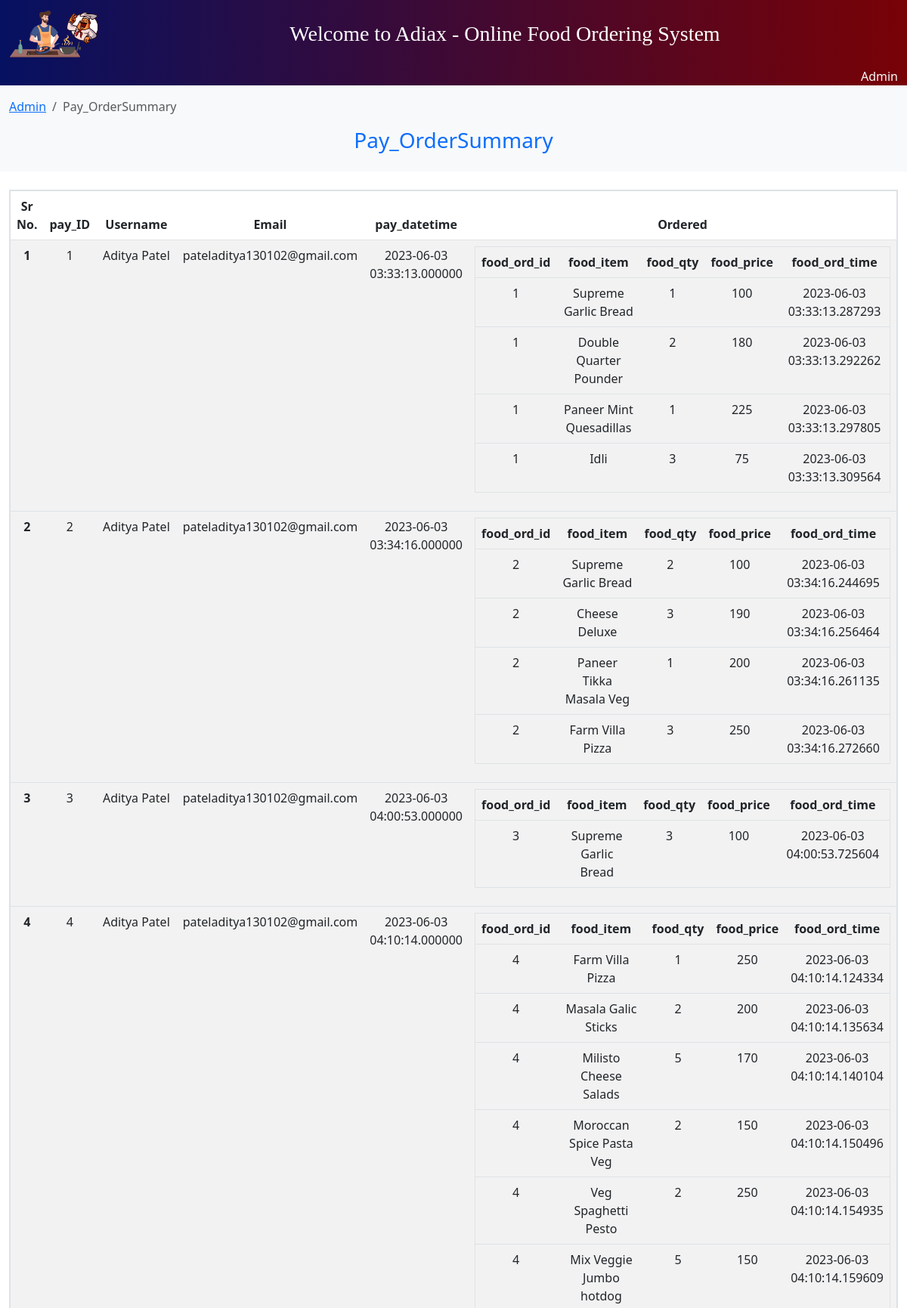
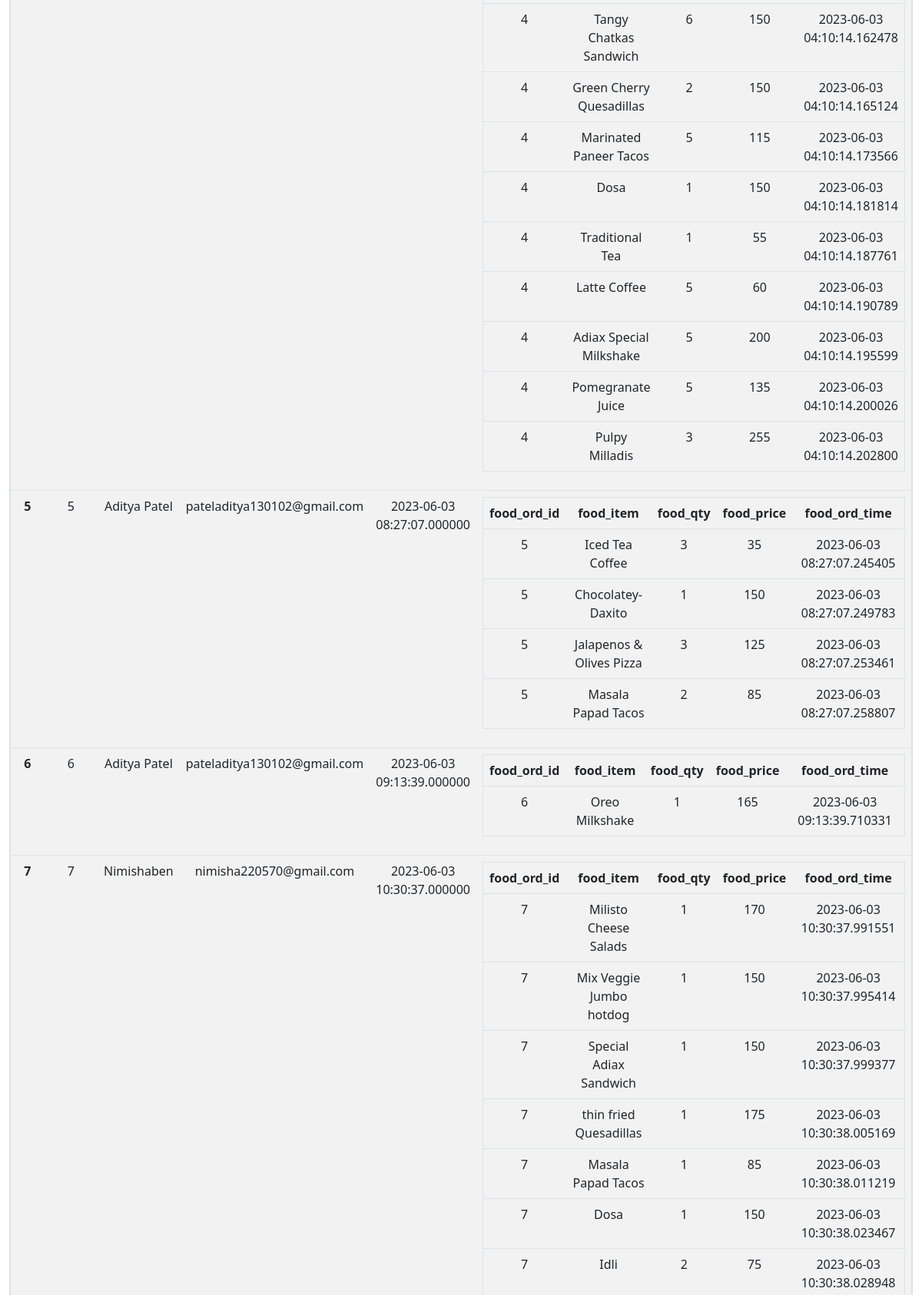
Page /Admin_order_summary.php (signed in, upper part) on the committed database (2 pictures, top to bottom).
### tables this page shows
CREATE TABLE `food_payment` (
  `pay_ID` int(5) NOT NULL COMMENT 'ID of payment that is done',
  `username` varchar(255) NOT NULL COMMENT 'username will be shown here.',
  `email` varchar(255) NOT NULL COMMENT 'email will be shown here.',
  `pay_amount` float NOT NULL COMMENT 'Bill amount to be paid',
  `pay_datetime` datetime(6) NOT NULL DEFAULT current_timestamp(6)
);

CREATE TABLE `food_ordered` (
  `food_ord_id` int(11) NOT NULL COMMENT 'ID will be shown here',
  `food_item` varchar(255) NOT NULL COMMENT 'Name of food item',
  `food_qty` int(3) NOT NULL COMMENT 'Item quantity (no. of items)',
  `food_price` float NOT NULL COMMENT 'Price of food item',
  `food_ord_time` datetime(6) NOT NULL DEFAULT current_timestamp(6)
);

### Admin_order_summary.php (the view, shortened to what this page needs)
<!DOCTYPE html>
<html lang="en">
<head>
    <link rel="stylesheet" href="AdiPersonalBootstrap/bootstrap.css">
    <link rel="stylesheet" href="style.css">
</head>
<body>
<?php
include('Connection.php');
?>
    <?php
    if (isset($_SESSION['adminname'])) {
    ?>
        <nav class="navbar navbar-expand-sm linear-gradient2adi navbar-dark">
            <div class="container-fluid">
                <a class="navbar-brand" href="index.php">
                    <img src="img/logo.png" width="120vw" class="img-fluid justify-content-center" alt="">
                </a>
                <div class="collapse navbar-collapse justify-content-center text-center" id="collapsibleNavbar">
                    <ul class="navbar-nav">
                        <li class="nav-item">
                            <a class="nav-link text-white text-monotypecorsiva fs-3" href="index.php">
                                Welcome to Adiax - Online Food Ordering System
                            </a>
                        </li>
                    </ul>
                </div>
            </div>
        </nav>
        <div class="container-fluid linear-gradient2adi text-end text-light">
            <i class="fa fa-user"></i>
            <?php
            echo $_SESSION['adminname'];
            ?>
        </div>
        <div class="container-fluid bg-light text-primary py-3">
            <nav aria-label="breadcrumb">
                <ol class="breadcrumb">
                    <li class="breadcrumb-item"><a href="Admin.php" class="text-primary">Admin</a></li>
                    <li class="breadcrumb-item active" aria-current="page">Pay_OrderSummary</li>
                </ol>
                <h3 class="text-center justify-content-center">
                    Pay_OrderSummary
                </h3>
            </nav>
        </div>
        <br>
        <div class="container-fluid">
            <table class="table table-striped text-center border border-2">
                <thead>
                    <tr>
                        <th scope="col">Sr No.</th>
                        <th scope="col">pay_ID</th>
                        <th scope="col">Username</th>
                        <th scope="col">Email</th>
                        <th scope="col">pay_datetime</th>
                        <th scope="col">Ordered</th>
                    </tr>
                </thead>
                <?php
                $sql = "SELECT * FROM food_payment ORDER BY pay_ID ASC";
                $result = mysqli_query($conn, $sql);
                $sr_no = 1;
                while ($row = mysqli_fetch_assoc($result)) {
                ?>
                    <tbody>
                        <tr>
                            <th scope="row"><?php echo $sr_no;  ?></th>
                            <td scope="row"><?php echo $row['pay_ID'] ?></td>
                            <td scope="row"><?php echo $row['username'] ?></td>
                            <td scope="row"><?php echo $row['email'] ?></td>
                            <td scope="row"><?php echo $row['pay_datetime'] ?></td>
                            <td scope="row">
                                <table class="table text-center border">
                                    <thead>
                                        <tr>
                                            <th scope="col">food_ord_id</th>
                                            <th scope="col">food_item</th>
                                            <th scope="col">food_qty</th>
                                            <th scope="col">food_price</th>
                                            <th scope="col">food_ord_time</th>
                                        </tr>
                                    </thead>
                                    <tbody>
                                        <?php
                                        $sqlnew = "SELECT * FROM food_ordered WHERE `food_ord_id` = '$row[pay_ID]';";
                                        $resultnew = mysqli_query($conn, $sqlnew);
                                        while ($rownew = mysqli_fetch_assoc($resultnew)) { ?>
                                        <tr>
                                            <td scope="row"><?php echo $rownew['food_ord_id'] ?></td>
                                            <td scope="row"><?php echo $rownew['food_item'] ?></td>
                                            <td scope="row"><?php echo $rownew['food_qty'] ?></td>
                                            <td scope="row"><?php echo $rownew['food_price'] ?></td>
                                            <td scope="row"><?php echo $rownew['food_ord_time'] ?></td>
                                        </tr>
                                        <?php
                                        }
                                        ?>
                                    </tbody>
                                </table>
                            </td>
                        </tr><?php $sr_no++; } ?>
                    </tbody>
            </table>
        </div>
    <?php
    }
    ?>
</body>
</html>

### style.css (style rules this page uses)
.linear-gradient2adi { background-image: linear-gradient(to right, #061161, #780206); }
.text-monotypecorsiva { font-family: monotype Corsiva; }

### rows in the picture
food_payment: pay_ID "1", username "Aditya Patel", email "pateladitya130102@gmail.com", pay_datetime "2023-06-03 03:33:13.000000"
food_ordered: food_ord "1", food_item "Supreme Garlic Bread", food_qty "1", food_price "100", food_ord_time "2023-06-03 03:33:13.287293"
food_ordered: food_ord "1", food_item "Double Quarter Pounder", food_qty "2", food_price "180", food_ord_time "2023-06-03 03:33:13.292262"
food_ordered: food_ord "1", food_item "Paneer Mint Quesadillas", food_qty "1", food_price "225", food_ord_time "2023-06-03 03:33:13.297805"
food_ordered: food_ord "1", food_item "Idli", food_qty "3", food_price "75", food_ord_time "2023-06-03 03:33:13.309564"
food_payment: pay_ID "2", username "Aditya Patel", email "pateladitya130102@gmail.com", pay_datetime "2023-06-03 03:34:16.000000"
food_ordered: food_ord "2", food_item "Supreme Garlic Bread", food_qty "2", food_price "100", food_ord_time "2023-06-03 03:34:16.244695"
food_ordered: food_ord "2", food_item "Cheese Deluxe", food_qty "3", food_price "190", food_ord_time "2023-06-03 03:34:16.256464"
food_ordered: food_ord "2", food_item "Paneer Tikka Masala Veg", food_qty "1", food_price "200", food_ord_time "2023-06-03 03:34:16.261135"
food_ordered: food_ord "2", food_item "Farm Villa Pizza", food_qty "3", food_price "250", food_ord_time "2023-06-03 03:34:16.272660"
food_payment: pay_ID "3", username "Aditya Patel", email "pateladitya130102@gmail.com", pay_datetime "2023-06-03 04:00:53.000000"
food_ordered: food_ord "3", food_item "Supreme Garlic Bread", food_qty "3", food_price "100", food_ord_time "2023-06-03 04:00:53.725604"
food_payment: pay_ID "4", username "Aditya Patel", email "pateladitya130102@gmail.com", pay_datetime "2023-06-03 04:10:14.000000"
food_ordered: food_ord "4", food_item "Farm Villa Pizza", food_qty "1", food_price "250", food_ord_time "2023-06-03 04:10:14.124334"
food_ordered: food_ord "4", food_item "Masala Galic Sticks", food_qty "2", food_price "200", food_ord_time "2023-06-03 04:10:14.135634"
food_ordered: food_ord "4", food_item "Milisto Cheese Salads", food_qty "5", food_price "170", food_ord_time "2023-06-03 04:10:14.140104"
food_ordered: food_ord "4", food_item "Moroccan Spice Pasta Veg", food_qty "2", food_price "150", food_ord_time "2023-06-03 04:10:14.150496"
food_ordered: food_ord "4", food_item "Veg Spaghetti Pesto", food_qty "2", food_price "250", food_ord_time "2023-06-03 04:10:14.154935"
food_ordered: food_ord "4", food_item "Mix Veggie Jumbo hotdog", food_qty "5", food_price "150", food_ord_time "2023-06-03 04:10:14.159609"
food_ordered: food_ord "4", food_item "Tangy Chatkas Sandwich", food_qty "6", food_price "150", food_ord_time "2023-06-03 04:10:14.162478"
food_ordered: food_ord "4", food_item "Green Cherry Quesadillas", food_qty "2", food_price "150", food_ord_time "2023-06-03 04:10:14.165124"
food_ordered: food_ord "4", food_item "Marinated Paneer Tacos", food_qty "5", food_price "115", food_ord_time "2023-06-03 04:10:14.173566"
food_ordered: food_ord "4", food_item "Dosa", food_qty "1", food_price "150", food_ord_time "2023-06-03 04:10:14.181814"
food_ordered: food_ord "4", food_item "Traditional Tea", food_qty "1", food_price "55", food_ord_time "2023-06-03 04:10:14.187761"
food_ordered: food_ord "4", food_item "Latte Coffee", food_qty "5", food_price "60", food_ord_time "2023-06-03 04:10:14.190789"
food_ordered: food_ord "4", food_item "Adiax Special Milkshake", food_qty "5", food_price "200", food_ord_time "2023-06-03 04:10:14.195599"
food_ordered: food_ord "4", food_item "Pomegranate Juice", food_qty "5", food_price "135", food_ord_time "2023-06-03 04:10:14.200026"
food_ordered: food_ord "4", food_item "Pulpy Milladis", food_qty "3", food_price "255", food_ord_time "2023-06-03 04:10:14.202800"
food_payment: pay_ID "5", username "Aditya Patel", email "pateladitya130102@gmail.com", pay_datetime "2023-06-03 08:27:07.000000"
food_ordered: food_ord "5", food_item "Iced Tea Coffee", food_qty "3", food_price "35", food_ord_time "2023-06-03 08:27:07.245405"
food_ordered: food_ord "5", food_item "Chocolatey-Daxito", food_qty "1", food_price "150", food_ord_time "2023-06-03 08:27:07.249783"
food_ordered: food_ord "5", food_item "Jalapenos & Olives Pizza", food_qty "3", food_price "125", food_ord_time "2023-06-03 08:27:07.253461"
food_ordered: food_ord "5", food_item "Masala Papad Tacos", food_qty "2", food_price "85", food_ord_time "2023-06-03 08:27:07.258807"
food_payment: pay_ID "6", username "Aditya Patel", email "pateladitya130102@gmail.com", pay_datetime "2023-06-03 09:13:39.000000"
food_ordered: food_ord "6", food_item "Oreo Milkshake", food_qty "1", food_price "165", food_ord_time "2023-06-03 09:13:39.710331"
food_payment: pay_ID "7", username "Nimishaben", email "nimisha220570@gmail.com", pay_datetime "2023-06-03 10:30:37.000000"
food_ordered: food_ord "7", food_item "Milisto Cheese Salads", food_qty "1", food_price "170", food_ord_time "2023-06-03 10:30:37.991551"
food_ordered: food_ord "7", food_item "Mix Veggie Jumbo hotdog", food_qty "1", food_price "150", food_ord_time "2023-06-03 10:30:37.995414"
food_ordered: food_ord "7", food_item "Special Adiax Sandwich", food_qty "1", food_price "150", food_ord_time "2023-06-03 10:30:37.999377"
food_ordered: food_ord "7", food_item "thin fried Quesadillas", food_qty "1", food_price "175", food_ord_time "2023-06-03 10:30:38.005169"
food_ordered: food_ord "7", food_item "Masala Papad Tacos", food_qty "1", food_price "85", food_ord_time "2023-06-03 10:30:38.011219"
food_ordered: food_ord "7", food_item "Dosa", food_qty "1", food_price "150", food_ord_time "2023-06-03 10:30:38.023467"
food_ordered: food_ord "7", food_item "Idli", food_qty "2", food_price "75", food_ord_time "2023-06-03 10:30:38.028948"

### other values in the picture
$_SESSION['adminname'] "Admin"
